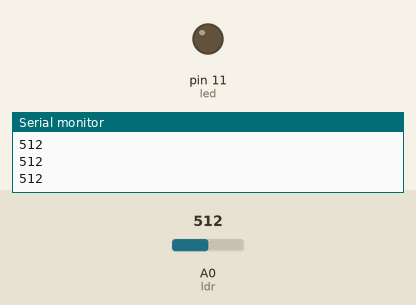
A sketch run on a simulated Arduino Uno, built with avr-gcc and run on an emulated ATmega328P. Parts: output pins drawn as LEDs (lit = HIGH), the last lines printed to the serial monitor. Inputs (shaded band) come from the test bench; at power-on: A0 (ldr) = 512.

Above: at 1.2 s.
1.3 s: A0 (ldr) set to 417
2.8 s: A0 (ldr) set to 381
At 3.5 s:
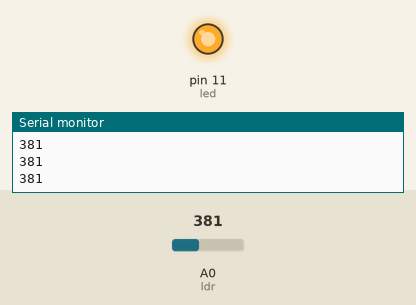
4.3 s: A0 (ldr) set to 410
At 5.5 s:
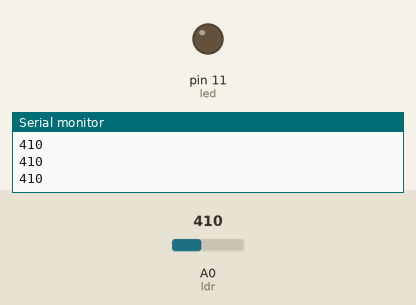
5.8 s: A0 (ldr) set to 390
At 6.9 s:
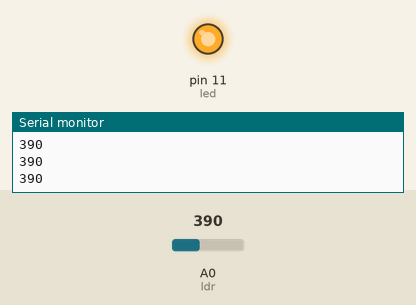
Timing chart, 0 to 8.3 s (numbered marks = the images above; inputs shaded):
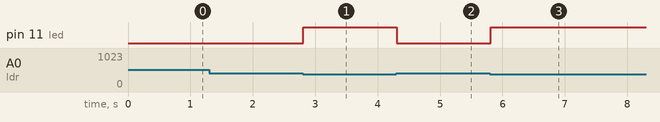

The sketch:

ldr_aula_21.ino
```cpp
const int ldr = 0;
const int led = 11;
int valorLido = 0;

void setup()
{
  pinMode(led, OUTPUT);
  Serial.begin(9600);
}

void loop()
{
  valorLido = analogRead(ldr);
  Serial.println(valorLido);

  if(valorLido < 400){
    digitalWrite(led, HIGH);
  }
  else{
    digitalWrite (led, LOW);
  }
}
```

Measured:
- the behaviour switches between 400 and 399 on A0 (ldr) (found by bisection; images 0 and 1)
- after the input at 2.8 s, pin 11 (led): LOW → HIGH at once
- after the input at 4.3 s, pin 11 (led): HIGH → LOW at once
- after the input at 5.8 s, pin 11 (led): LOW → HIGH at once
